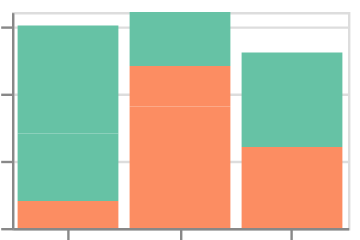

Vega-Lite specification stored for this chart:
### Vega-Lite specification from a JSON file in a GitHub repository (floating-point values rounded to 4 significant figures)
{"$schema": "https://vega.github.io/schema/vega-lite/v6.json", "padding": 5, "autosize": "none", "data": {"name": "table", "values": [{"c": "A", "g": "p", "x": 1, "y": 2, "v": 5, "t": "2024-01-15", "o": {"v": 3}, "IMDB Rating": 6.1, "d": "x1"}, {"c": "B", "g": "q", "x": 2, "y": 4, "v": 9, "t": "2024-02-20", "o": {"v": 7}, "IMDB Rating": 7.4, "d": "x2"}, {"c": "A", "g": "q", "x": 3, "y": 3, "v": 2, "t": "2024-03-05", "o": {"v": 1}, "IMDB Rating": 5.2, "d": "x1"}, {"c": "C", "g": "p", "x": 4, "y": 6, "v": 7, "t": "2024-05-30", "o": {"v": 4}, "IMDB Rating": 8.8, "d": "x3"}, {"c": "B", "g": "p", "x": 5, "y": 5, "v": 4, "t": "2024-07-11", "o": {"v": 9}, "IMDB Rating": 6.9, "d": "x2"}, {"c": "C", "g": "q", "x": 6, "y": 8, "v": 6, "t": "2024-09-02", "o": {"v": 2}, "IMDB Rating": 7.7, "d": "x3"}, {"c": "A", "g": "p", "x": 7, "y": 7, "v": 8, "t": "2024-11-25", "o": {"v": 5}, "IMDB Rating": 4.4, "d": "x1"}, {"c": "B", "g": "q", "x": 8, "y": 9, "v": 3, "t": "2024-12-31", "o": {"v": 8}, "IMDB Rating": 9.1, "d": "x2"}]}, "width": 140, "height": 90, "mark": "bar", "encoding": {"x": {"field": "c", "type": "nominal"}, "y": {"field": "v", "type": "quantitative"}, "color": {"field": "g", "type": "nominal", "scale": {"scheme": "set2"}}}}
